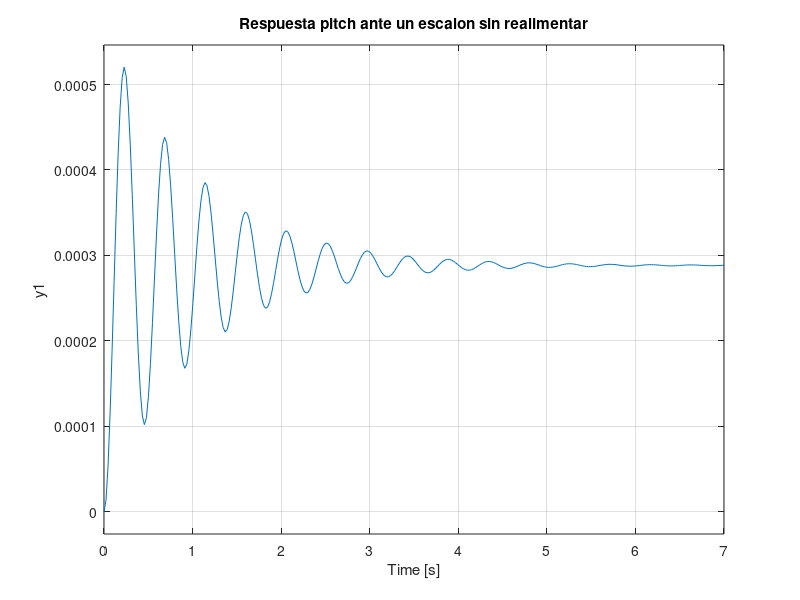
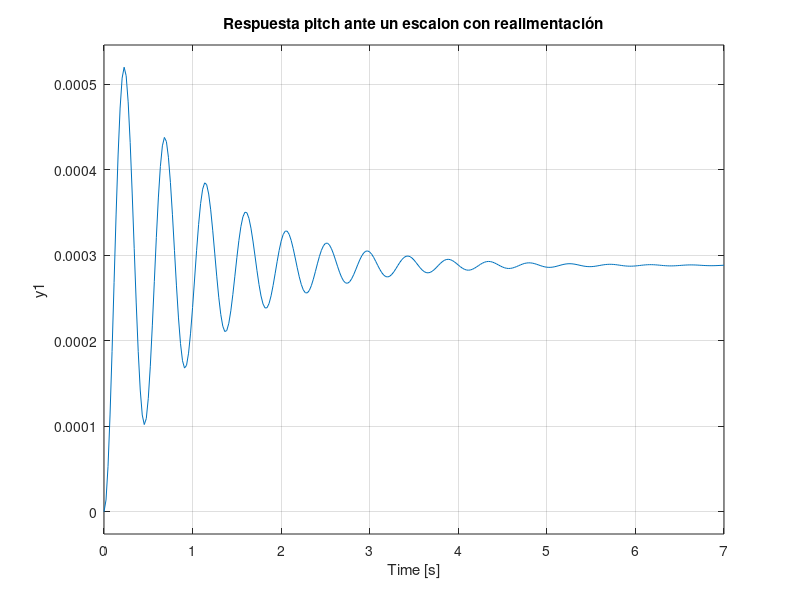
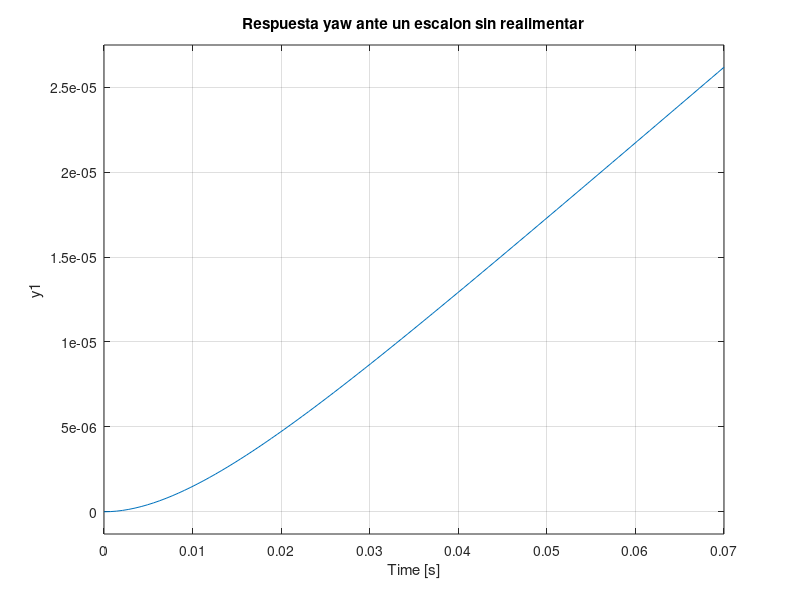
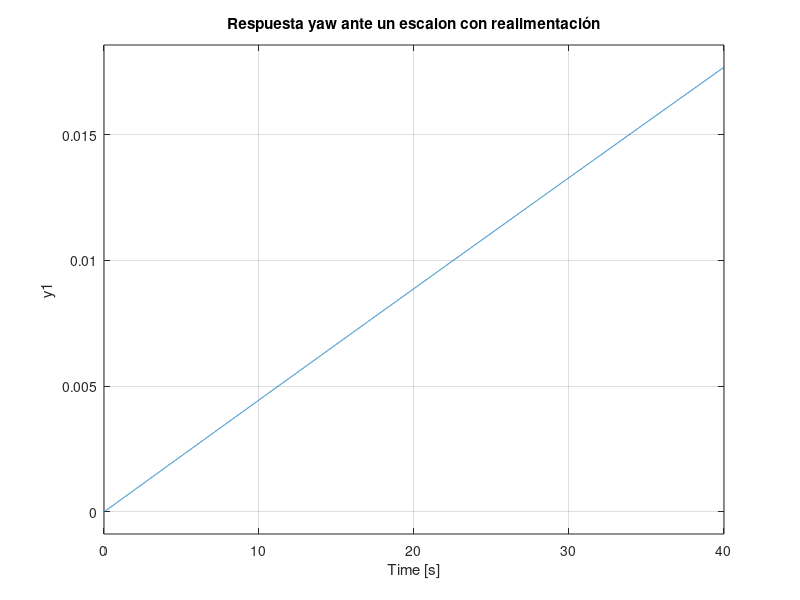

MATLAB code for these plots, in order:
close all;

miup = 0.01325;
miuy = 0.8513;
jy = 0.0023255;
lcm = 0.045;
jp = 0.0023255;
rp = 0.335;
ry = 0.24;
kp = 0.00038;
ky = 0.00038;
Fg = 9.81;

pitch = tf([rp/jp*kp], [1 miup*rp/jp Fg*lcm/jp]);

yaw = tf([ry/jy*ky], [1 miuy*ry/jy 0]);

figure("name", "pitch escalon sin realimentar");
step(pitch);
title("Respuesta pitch ante un escalon sin realimentar");

figure("name", "pitch escalon con realimentación");
step(feedback(pitch,1));
title("Respuesta pitch ante un escalon con realimentación")

figure("name", "yaw escalon sin realimentar");
step(yaw);
title("Respuesta yaw ante un escalon sin realimentar");

figure("name", "yaw escalon con realimentación");
step(feedback(yaw,1));
title("Respuesta yaw ante un escalon con realimentación")


figure("name", "pitch impulso sin realimentación");
impulse(pitch);
title("Respuesta picth ante un impulso sin realimentación")

figure("name", "pitch impulso con realimentación");
impulse(feedback(pitch,1));
title("Respuesta picth ante un impulso con realimentación")

figure("name", "yaw sin realimentación impulso");
impulse(yaw);
title("Respuesta yaw ante un impulso sin realimentación")

figure("name", "yaw con realimentación impulso");
impulse(feedback(yaw,1));
title("Respuesta yaw ante un impulso con realimentación")
